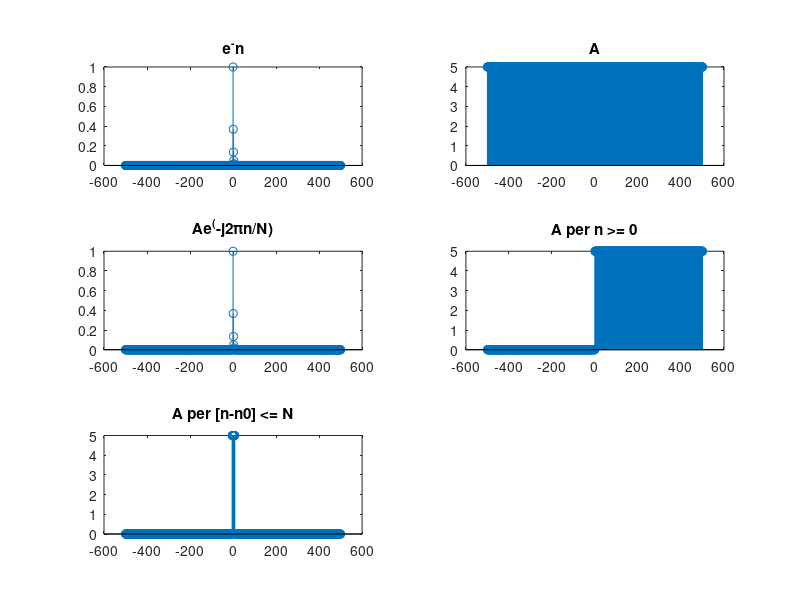

Source code (MATLAB):
n = -500:500; % per il plot n = -10:10
n_0 = 2;
A = 5;
N = 6;

% Inizializzazione funzioni
xa = exp(-n) .* (n >= 0);
xb = A .* ones(1,length(n));
xc = A * exp(-(1i * 2 * pi * n) / N);
xd = A .* (n >= 0);
xe = A .* ((n >= (n_0 - N)) & (n <= (n_0 + N)));

% Calcolo energia e potenza per ciascun segnale
E_xa = sum(abs(xa).^2);
P_xa = E_xa / length(n);
subplot(3,2,1)
stem(n, xa)
title("e^-n")


E_xb = sum(abs(xb).^2);
P_xb = E_xb / length(n);
subplot(3,2,2)
stem(n, xb)
title("A")

E_xc = sum(abs(xc).^2);
P_xc = E_xc / length(n);
subplot(3,2,3)
stem(n, xa)
title("Ae^(-j2πn/N)")

E_xd = sum(abs(xd).^2);
P_xd = E_xd / length(n);
subplot(3,2,4)
stem(n, xd)
title("A per n >= 0")

E_xe = sum(abs(xe).^2);
P_xe = E_xe / length(n);
subplot(3,2,5)
stem(n, xe)
title("A per [n-n0] <= N")

% Visualizzazione dei risultati
disp('Energia e potenza dei segnali:');
disp(['Energia xa: ', num2str(E_xa)]);
disp(['Potenza xa: ', num2str(P_xa)]);
disp(['Energia xb: ', num2str(E_xb)]);
disp(['Potenza xb: ', num2str(P_xb)]);
disp(['Energia xc: ', num2str(E_xc)]);
disp(['Potenza xc: ', num2str(P_xc)]);
disp(['Energia xd: ', num2str(E_xd)]);
disp(['Potenza xd: ', num2str(P_xd)]);
disp(['Energia xe: ', num2str(E_xe)]);
disp(['Potenza xe: ', num2str(P_xe)]);